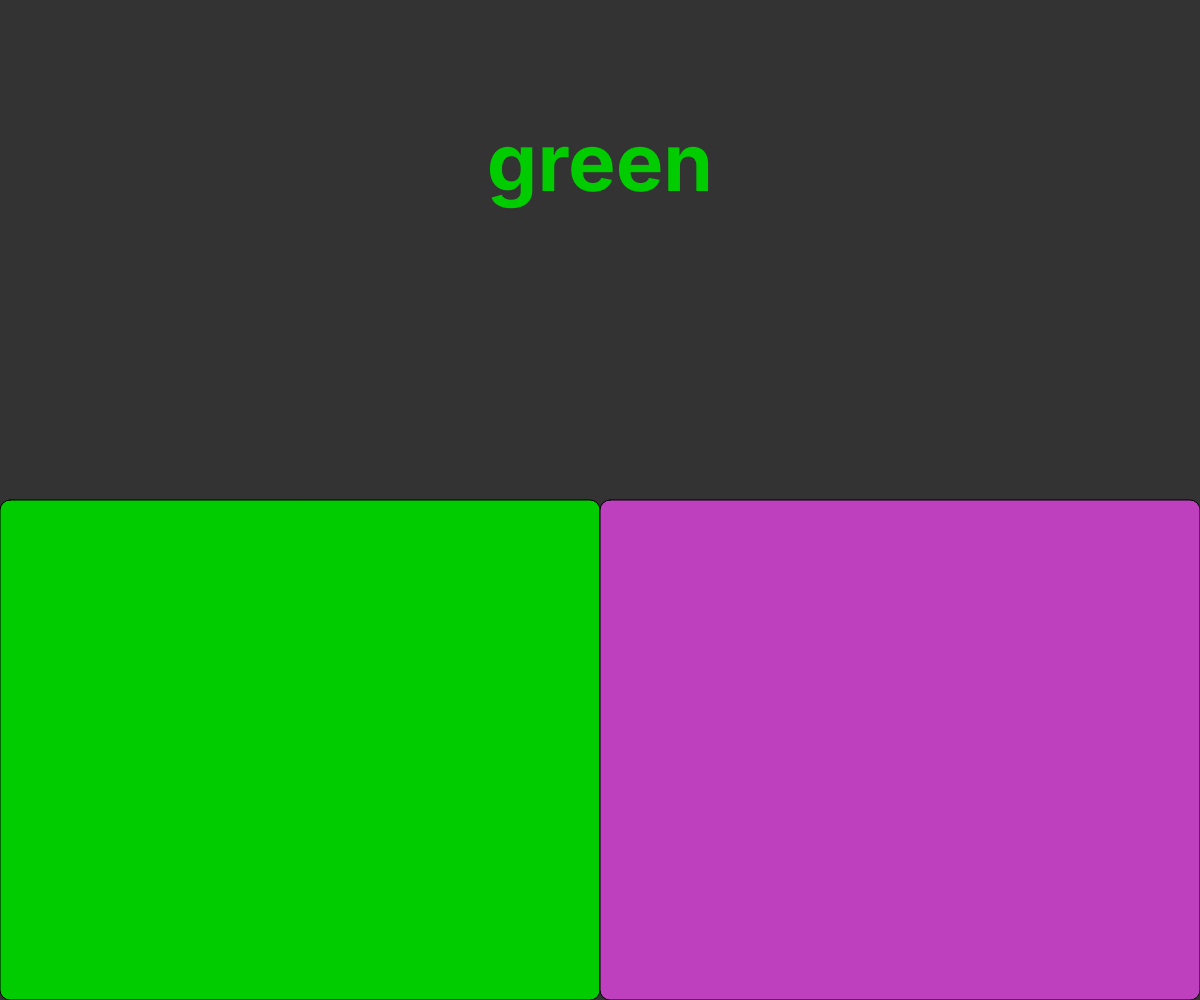
Frame 1 (no input)
Frame 60 (no input): identical to frame 1, image omitted
Frame 120 (the mouse pressed at the canvas centre since frame 60): identical to frame 1, image omitted

The p5.js sketch that drew this single still picture (run headless with seeded random() and noise() and a simulated clock; from frame 60 on, the mouse is pressed at the canvas centre):

// p5.js sketch
// ── sketch.js
// env vars
const backgroundcolor = "#333333";
const foregroundcolor = "#ffffff";
const green = "#00cc00";
const purple = "#BF40BF";
const red = "#ff0000";
const timeLimit = 120000; // two minutes

// global, doesn't change
let pagewidth;
let pageheight;
let greenRect;
let purpleRect;

// global, changes
let score = 0;
let levelInProgress;
let answer; // focus on what the text says, not what colour it is.
let textColor;
let textContent;

function loadLevel() {
  textColor = Math.random() > 0.5 ? green : purple;
  textContent = Math.random() > 0.5 ? "green" : "purple";
  answer = textContent;
  levelInProgress = true;
}

function handleClick(button) {
  switch (button) {
    case 1:
      answer == "green" ? win() : lose();
      break;
    case 2:
      answer == "purple" ? win() : lose();
      break;
  }
}

function win() {
  score++;
  levelInProgress = false;
  loadLevel();
}

function lose() {
  textContent = "Score: " + score;
  textColor = red;
  levelInProgress = false;
}

function isInside(r, x, y) {
  return x > r.x && x < r.x + r.w && y > r.y && y < r.y + r.h;
}

function setup() {
  pagewidth = windowWidth;
  pageheight = windowHeight;
  greenRect = { x: 0, y: pageheight/2, w: pagewidth/2, h: pageheight/2, c: green}
  purpleRect = { x: pagewidth/2, y: pageheight/2, w: pagewidth/2, h: pageheight/2, c: purple}
  createCanvas(pagewidth, pageheight);
  loadLevel();
  setTimeout(lose, timeLimit)
}

function draw() {
  background(backgroundcolor);
  textSize(80);
  textFont("Inter");
  textStyle(BOLD);
  textAlign(CENTER, CENTER);
  fill(textColor);
  text(textContent, pagewidth/2, pageheight/6);

  fill(greenRect.c);
  rect(greenRect.x, greenRect.y, greenRect.w, greenRect.h, 10);

  
  fill(purpleRect.c);
  rect(purpleRect.x, purpleRect.y, purpleRect.w, purpleRect.h, 10);
}

function mousePressed() {
  if (!levelInProgress) return;
  if (isInside(greenRect, mouseX, mouseY)) {
    handleClick(1)
  }
  if (isInside(purpleRect, mouseX, mouseY)) {
    handleClick(2)
  }
}
